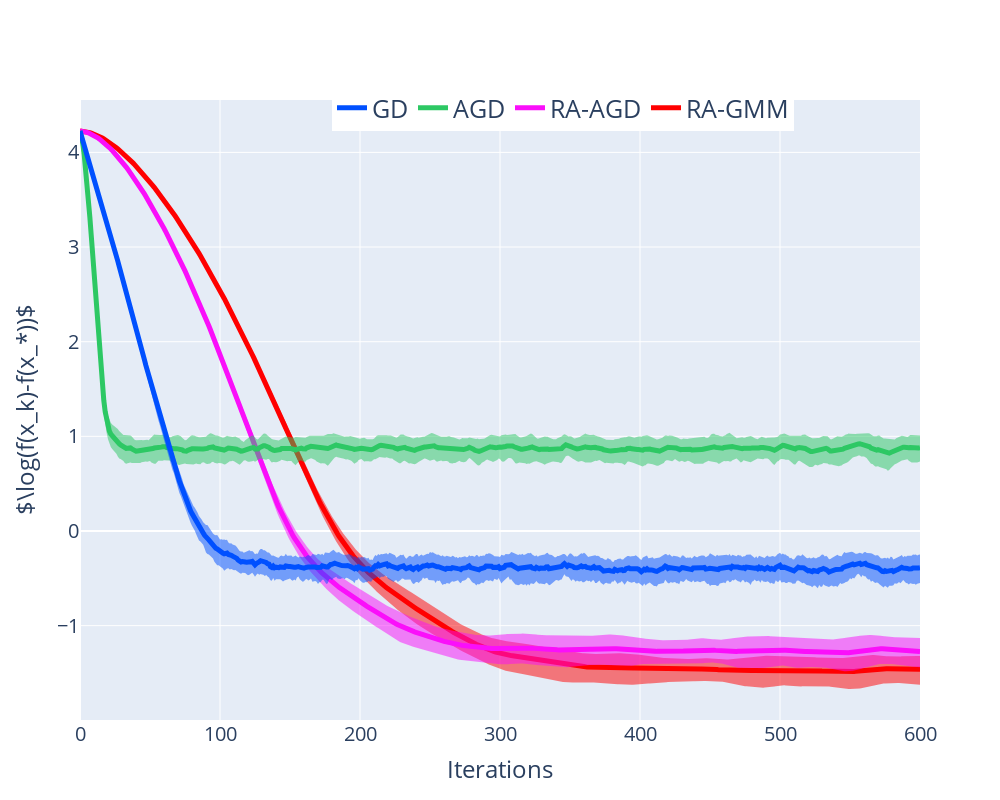

Source (notebook cell):
### Markdown cell above
We plot the suboptimality, $f(x_k)-f(x_*)$, at the iterates $\{x_k\}$ generated by the algorithms.

### Code cell
#@title The suboptimality figures 
subopt_fig=go.Figure()
scale=1

# Plot risk-averse GMM
subopt_fig.add_trace(go.Scatter(y=np.log(ragmm_path_mean+scale*ragmm_path_std),
                                line=dict(width=0,color="rgba(255, 0, 0, 0.5)"),
                                showlegend=False))
subopt_fig.add_trace(go.Scatter(y=np.log(ragmm_path_mean-scale*ragmm_path_std)
                                ,line=dict(width=0,color="rgba(255, 0, 0, 0.5)")
                                ,fill="tonexty"
                                ,name=r"$\text{mean} \pm "+str(scale)+ r"\text{std}$"
                                ,showlegend=False
                                ))
subopt_fig.add_trace(go.Scatter(y=np.log(ragmm_path_mean),
                                line=dict(color="rgba(255, 0, 0, 1)", width=5),
                                name="RA-GMM"))

# Plot risk-averse AGD
subopt_fig.add_trace(go.Scatter(y=np.log(raagd_path_mean+scale*raagd_path_std),
                                line=dict(width=0,color="rgba(250, 15, 250, 0.5)"),
                                showlegend=False))
subopt_fig.add_trace(go.Scatter(y=np.log(raagd_path_mean-scale*raagd_path_std)
                                ,line=dict(width=0,color="rgba(250, 15, 250, 0.5)")
                                ,fill="tonexty"
                                ,name=r"$\text{mean} \pm "+str(scale)+ r"\text{std}$"
                                ,showlegend= False
                                ))
subopt_fig.add_trace(go.Scatter(y=np.log(raagd_path_mean),
                                line=dict(color="rgba(250, 15, 250, 1)",width=5),
                                name="RA-AGD"))

# Plot standard AGD
subopt_fig.add_trace(go.Scatter(y= np.log(stagd_path_mean+scale*stagd_path_std),
                                line=dict(width=0,color="rgba(45, 200, 100, 0.5)"),
                                showlegend=False))
subopt_fig.add_trace(go.Scatter(y=np.log(stagd_path_mean-scale*stagd_path_std)
                                ,line=dict(width=0,color="rgba(45, 200, 100, 0.5)")
                                ,fill="tonexty"
                                ,name=r"$\text{mean} \pm "+str(scale)+ r"\text{std}$"
                                ,showlegend=False
                                ))
subopt_fig.add_trace(go.Scatter(y=np.log(stagd_path_mean),
                                line=dict(color="rgba(45, 200, 100, 1)",width=5),
                                name="AGD"))


# Plot standard SGD
subopt_fig.add_trace(go.Scatter(y=np.log(stgd_path_mean+scale*stgd_path_st),
                                line=dict(width=0,color="rgba(0, 80, 255, 0.5)"),
                                showlegend=False))
subopt_fig.add_trace(go.Scatter(y= np.log(stgd_path_mean-scale*stgd_path_st)
                                ,line=dict(width=0,color="rgba(0, 80, 255, 0.5)")
                                ,fill="tonexty"
                                ,name=r"$\text{mean} \pm "+str(scale)+ r"\text{std}$"
                                ,showlegend=False
                                ))
subopt_fig.add_trace(go.Scatter(y=np.log(stgd_path_mean),
                                line=dict(color="rgba(0, 80, 255, 1)",width=5),
                                name="GD"))



subopt_fig.update_layout(legend=dict(
    orientation="h",
    yanchor="bottom",
    y=0.95,
    xanchor="right",
    x=0.85
),
legend_font_size=25,
yaxis_title=r"$\log(f(x_k)-f(x_*))$",
xaxis_title="Iterations",
font=dict(size=20),
width=1000,
height=800)
# subopt_fig.update_yaxes(type="log")
# subopt_fig.update_xaxes(type="log")
subopt_fig.show()

### Figure 1 — Plotly figure (JSON) as saved in the notebook; plotly's stock layout.template omitted (floating-point values rounded to 4 significant figures; data arrays with more than 128 entries replaced by an {"elided": "..."} marker saying what was removed)
{"data": [{"line": {"color": "rgba(255, 0, 0, 0.5)", "width": 0}, "showlegend": false, "type": "scatter", "y": {"elided": "601 float values"}}, {"fill": "tonexty", "line": {"color": "rgba(255, 0, 0, 0.5)", "width": 0}, "name": "$\\text{mean} \\pm 1\\text{std}$", "showlegend": false, "type": "scatter", "y": {"elided": "601 float values"}}, {"line": {"color": "rgba(255, 0, 0, 1)", "width": 5}, "name": "RA-GMM", "type": "scatter", "y": {"elided": "601 float values"}}, {"line": {"color": "rgba(250, 15, 250, 0.5)", "width": 0}, "showlegend": false, "type": "scatter", "y": {"elided": "601 float values"}}, {"fill": "tonexty", "line": {"color": "rgba(250, 15, 250, 0.5)", "width": 0}, "name": "$\\text{mean} \\pm 1\\text{std}$", "showlegend": false, "type": "scatter", "y": {"elided": "601 float values"}}, {"line": {"color": "rgba(250, 15, 250, 1)", "width": 5}, "name": "RA-AGD", "type": "scatter", "y": {"elided": "601 float values"}}, {"line": {"color": "rgba(45, 200, 100, 0.5)", "width": 0}, "showlegend": false, "type": "scatter", "y": {"elided": "601 float values"}}, {"fill": "tonexty", "line": {"color": "rgba(45, 200, 100, 0.5)", "width": 0}, "name": "$\\text{mean} \\pm 1\\text{std}$", "showlegend": false, "type": "scatter", "y": {"elided": "601 float values"}}, {"line": {"color": "rgba(45, 200, 100, 1)", "width": 5}, "name": "AGD", "type": "scatter", "y": {"elided": "601 float values"}}, {"line": {"color": "rgba(0, 80, 255, 0.5)", "width": 0}, "showlegend": false, "type": "scatter", "y": {"elided": "601 float values"}}, {"fill": "tonexty", "line": {"color": "rgba(0, 80, 255, 0.5)", "width": 0}, "name": "$\\text{mean} \\pm 1\\text{std}$", "showlegend": false, "type": "scatter", "y": {"elided": "601 float values"}}, {"line": {"color": "rgba(0, 80, 255, 1)", "width": 5}, "name": "GD", "type": "scatter", "y": {"elided": "601 float values"}}], "layout": {"font": {"size": 20}, "height": 800, "legend": {"font": {"size": 25}, "orientation": "h", "x": 0.85, "xanchor": "right", "y": 0.95, "yanchor": "bottom"}, "width": 1000, "xaxis": {"title": {"text": "Iterations"}}, "yaxis": {"title": {"text": "$\\log(f(x_k)-f(x_*))$"}}}}
